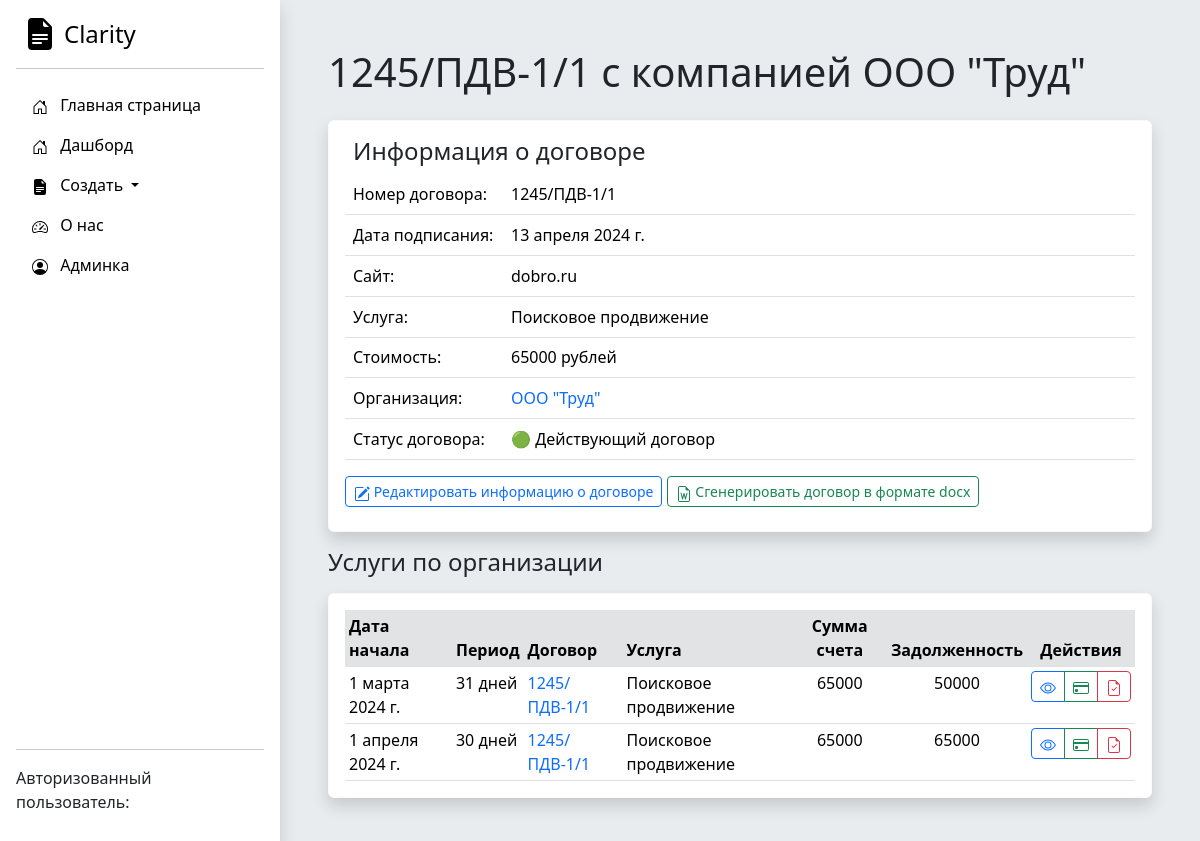
The app's page /dogovor/1/ with its own data.
### Accounting/models.py (models this page shows, shortened)
class Dogovor(models.Model):
    nomer_dogovora = models.CharField('Номер договора', max_length=250)
    date_of_signing = models.DateField('Дата начала действия договора')
    web_site = models.CharField('Веб сайт', max_length=250)
    contract_completed = models.BooleanField('Активный договор')
    basic_price = models.IntegerField('Цена догвора')
    service_type = models.ForeignKey(Service_type, on_delete=models.DO_NOTHING)
    organization = models.ForeignKey(Organization, on_delete=models.CASCADE)
    class Meta:
        verbose_name = "Договор"
        verbose_name_plural = "Договоры"

class Organization(models.Model):
    full_name = models.CharField('Полное наименование', max_length=250)
    short_name = models.CharField('Краткое наименование', max_length=250)
    inn = models.IntegerField('ИНН')
    kpp = models.IntegerField('КПП')
    ur_adres = models.TextField('Юридический адрес')
    management_full_name = models.CharField('Управляющее лицо', max_length=250)
    management_post = models.CharField('Должность управляющего лица', max_length=250)
    class Meta:
        verbose_name = "Юридическое лицо"
        verbose_name_plural = "Юридические лица"

class Service_type(models.Model):
    service_type = models.CharField('Название направления оказываемых услуг', max_length=250)
    regular = models.BooleanField('Регулярная услуга, нужно выставлять ежемесячный счет')
    def __str__(self):
        return self.service_type
    class Meta:
        verbose_name = "Направление услуги"
        verbose_name_plural = "Направления услуг"

class Service(models.Model):
    service_name = models.CharField('Название оказываемой услуги для счета и Акта', max_length=250)
    date_start = models.DateField('Дата начала оказания услуги')
    date_end = models.DateField('Дата окончания оказания услуги')
    price = models.IntegerField('Оплата за услугу')
    payment_made = models.IntegerField('Сумма частичной оплаты счета', db_default=0)
    dogovor = models.ForeignKey(Dogovor, on_delete=models.CASCADE)
    full_payment = models.BooleanField('Счет полностью оплачен')
    act_approved = models.BooleanField("Акт подписан")
    class Meta:
        verbose_name = "Услуга (локализованный этап)"
        verbose_name_plural = "Услуги (локализованные этапы)"

### Accounting/views.py (the view)
# urls.py: path('dogovor/<int:pk>/', views.dogovor_detail, name='dogovor-detail'),
def dogovor_detail(request, pk):
    dogovor_list = Dogovor.objects.get(id=pk)
    service_list = Service.objects.filter(dogovor=dogovor_list)
    for el in service_list:
        el.period = (el.date_end - el.date_start).days + 1
    for el in service_list:
        el.debt = el.price - el.payment_made
    context = {
        'dogovor_list': dogovor_list,
        'service_list': service_list
    }
    return render(request, 'Accounting/dogovor-detail.html', context)

### DAM/templates/Accounting/dogovor-detail.html (shortened to what this page needs)
{% extends 'Accounting/base.html' %}
{% block content %}
<h1 class="mb-4">{{ dogovor_list.nomer_dogovora }} с компанией {{ dogovor_list.organization.short_name }}</h1>
<div class="card border-light shadow p-3 bg-body rounded">
    <h4 class="ms-2">Информация о договоре</h4>
        <table class="table table-hover ">
  <tbody>
    <tr>
      <td width="20%" >Номер договора:</td>
      <td>{{ dogovor_list.nomer_dogovora }}</td>
    </tr>
    <tr>
      <td>Дата подписания:</td>
      <td>{{ dogovor_list.date_of_signing }}</td>
    </tr>
    <tr>
      <td>Сайт:</td>
      <td>{{ dogovor_list.web_site }}</td>
    </tr>
    <tr>
      <td>Услуга:</td>
      <td>{{ dogovor_list.service_type }}</td>
    </tr>
    <tr>
    <tr>
      <td>Стоимость:</td>
      <td>{{ dogovor_list.basic_price }} рублей</td>
    </tr>
    <tr>
      <td>Организация:</td>
      <td> <a class="link-underline-light" href="/organization/{{ dogovor_list.organization.id }}">{{ dogovor_list.organization.short_name }}</a></td>
    </tr>
    <tr>
      <td>Статус договора:</td>
      <td>{% if dogovor_list.contract_completed is True %} 🟢 Действующий договор {% else %} 🔴 Недействующий договр {% endif %}</td>
    </tr>
  </tbody>
</table>
<div class="d-grid gap-2 d-md-block">
  <a class="btn btn-outline-primary btn-sm mb-2" role="button" href="{% url 'dogovor-edit' dogovor_list.pk %}">
    Редактировать информацию о договоре
  </a>
  <a class="btn btn-outline-success btn-sm mb-2" role="button" href="/dogovor/{{ dogovor_list.id }}/generate">
    Сгенерировать договор в формате docx
  </a>
</div>
</div>
{% if service_list %}
<h4 class="mt-3">Услуги по организации</h4>
<div class="card border-light shadow p-3 bg-body rounded mt-3">
<div class="card-body px-0 py-0">
<div class="table-responsive scrollbar">
    <table class="table table-sm fs-10 mb-0 overflow-hidden">
        <thead >
            <tr>
                <th class="bg-secondary-subtle">Дата начала</th>
                <th class="bg-secondary-subtle">Период</th>
                <th class="bg-secondary-subtle">Договор</th>
                <th class="bg-secondary-subtle">Услуга</th>
                <th class="bg-secondary-subtle text-center">Сумма счета</th>
                <th class="bg-secondary-subtle text-center">Задолженность</th>
                <th class="bg-secondary-subtle text-center">Действия</th>
            </tr>
        </thead>
        <tbody>
{% for el in service_list %}
<tr>
    <td>{{ el.date_start }}</td>
    <td>{{ el.period }} дней</td>
    <td><a class="link-underline-light" href="/dogovor/{{ el.dogovor.id }}">{{ el.dogovor.nomer_dogovora }}</a> </td>
    <td>{{ el.dogovor.service_type }}</td>
    <td class="text-center">{{ el.price }}</td>
    <td class="text-center">{{ el.debt }}</td>
    <td class="text-center">
        <div class="btn-group" role="group" aria-label="Basic mixed styles example">
          <a role="button" class="btn btn-outline-primary btn-sm" href="{% url 'service-detail' el.pk %}">
          </a>
          <a role="button" class="btn btn-outline-success btn-sm" href="{% url 'service-generate-bill' el.pk %}">
          </a>
          <a role="button" class="btn btn-outline-danger btn-sm" href="{% url 'service-generate-act' el.pk %}">
          </a>
        </div>
    </td>
</tr>
{% endfor %}
        </tbody>
    </table>
</div>
</div>
</div>
{% endif %}
{% endblock %}

### records on screen
Dogovor: nomer_dogovora "1245/ПДВ-1/1", organization.short_name "ООО \"Труд\"", date_of_signing "13 апреля 2024 г.", web_site "dobro.ru", service_type "Поисковое продвижение", basic_price "65000"
Service: date_start "1 марта 2024 г.", period "31", dogovor.nomer_dogovora "1245/ПДВ-1/1", dogovor.service_type "Поисковое продвижение", price "65000", debt "50000"
Service: date_start "1 апреля 2024 г.", period "30", dogovor.nomer_dogovora "1245/ПДВ-1/1", dogovor.service_type "Поисковое продвижение", price "65000", debt "65000"
